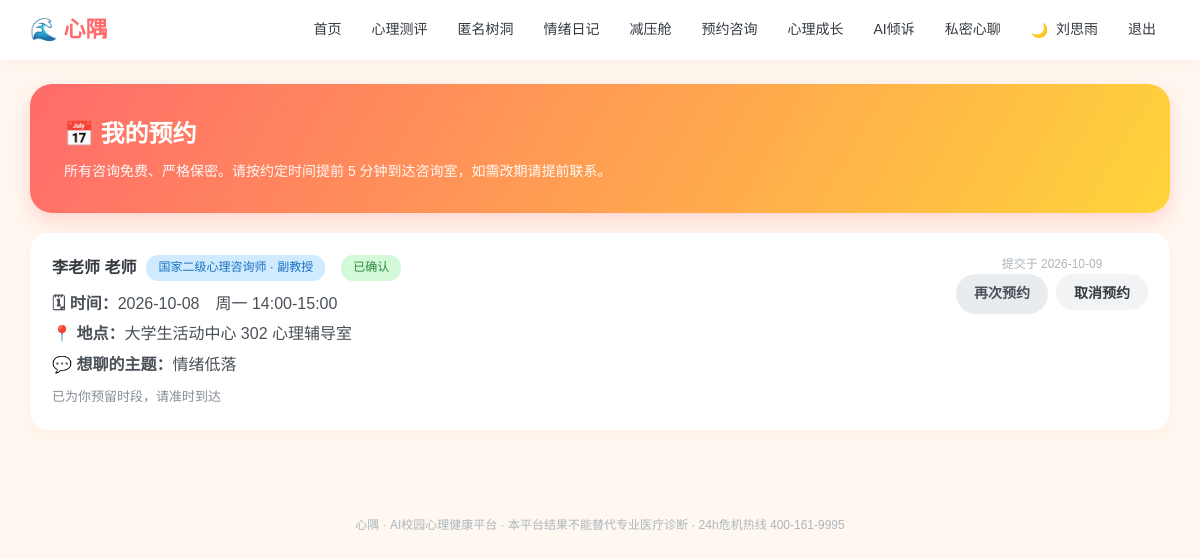
Page /my_booking (signed in) on the earlier database version.
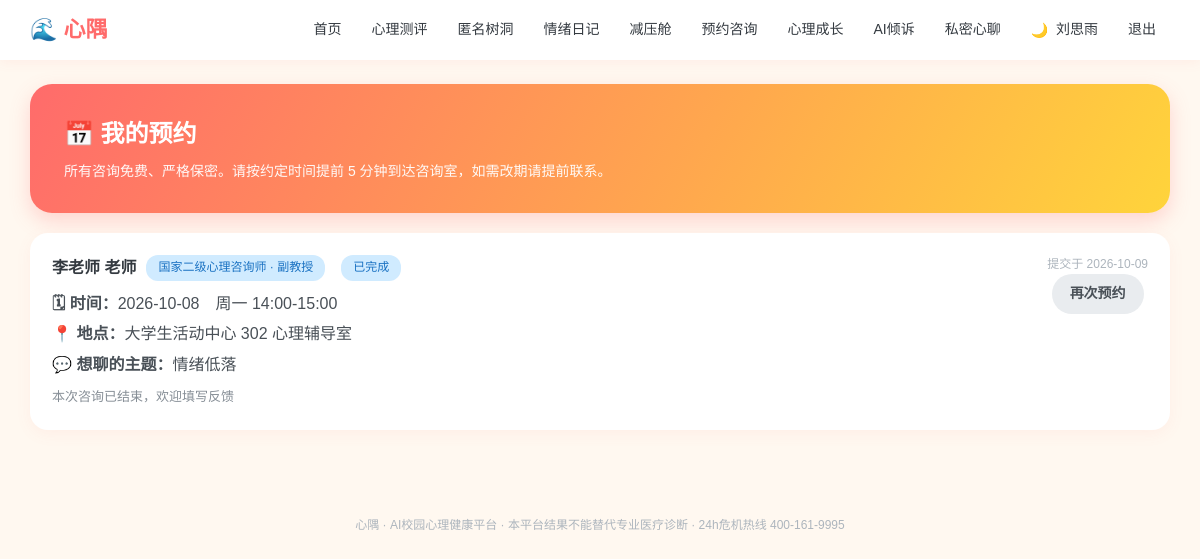
Same page on the later database version.
### models.py (models this page shows)
class Appointment(db.Model):
    __tablename__ = "appointments"
    id = db.Column(db.Integer, primary_key=True)
    counselor_id = db.Column(db.Integer, db.ForeignKey("users.id"))
    student_id = db.Column(db.Integer, db.ForeignKey("users.id"))
    date = db.Column(db.String(16))
    time_slot = db.Column(db.String(32))
    topic = db.Column(db.String(256), default="")
    status = db.Column(db.String(16), default="pending")  #pending/confirmed/done/cancelled
    created_at = db.Column(db.DateTime, default=datetime.now)

### app.py (the view)
@app.route("/my_booking")
@login_required()
def my_booking(u):
    rows = Appointment.query.filter_by(student_id=u.id).order_by(Appointment.created_at.desc()).all()
    counselors = User.query.filter(User.role == "counselor").all()
    cinfo = {}
    for c in counselors:
        co = Counselor.query.filter_by(user_id=c.id).first()
        cinfo[c.id] = {"name": c.real_name or c.username,"location": (co.location if co else "") or "学校心理咨询中心","title": (co.title if co else "") or "心理咨询师"}
    return render_template("my_booking.html", u=u, rows=rows, cinfo=cinfo)

### app.py (called while the page is built)
def login_required(role=None):
    def decor(f):
        @wraps(f)
        def wrapper(*args,**kwargs):
            uid = session.get("uid")
            if not uid:
                return redirect(url_for("login", next=request.path))
            u = db.session.get(User, uid)
            if not u:
                session.clear()
                return redirect(url_for("login"))
            if not u.profile_completed and request.endpoint not in (
                    "profile", "logout", "static", "avatar_upload"):
                flash("首次登录请先完善你的基本信息", "warn")
                return redirect(url_for("profile"))
            if role and u.role != role:
                flash("该页面需要相应权限", "warn")
                return redirect(url_for("index"))
            return f(u, *args, **kwargs)
        return wrapper
    return decor

### templates/my_booking.html (shortened to what this page needs)
{% extends "base.html" %}
{% block body %}
<div class="hero-banner">
  <h1>📅 我的预约</h1>
  <p>所有咨询免费、严格保密。请按约定时间提前 5 分钟到达咨询室，如需改期请提前联系。</p>
</div>
{% if rows %}
<div style="display:grid;gap:14px">
{% for r in rows %}
{% set info=cinfo.get(r.counselor_id,{}) %}
{% set sm={'pending':['待确认','tag-orange','咨询师尚未确认，请留意站内消息'],
           'confirmed':['已确认','tag-green','已为你预留时段，请准时到达'],
           'done':['已完成','tag-blue','本次咨询已结束，欢迎填写反馈'],
           'cancelled':['已取消','tag','预约已取消，可重新发起']} %}
  <div class="card" style="display:flex;justify-content:space-between;align-items:flex-start;gap:16px;flex-wrap:wrap">
    <div style="flex:1;min-width:260px">
      <div style="display:flex;align-items:center;gap:10px;flex-wrap:wrap">
        <h3 style="margin:0">{{ info.name }} 老师</h3>
        <span class="tag tag-blue">{{ info.title }}</span>
        <span class="tag {{ sm.get(r.status,['','tag',''])[1] }}">{{ sm.get(r.status,[r.status,'tag',''])[0] }}</span>
      </div>
      <p style="margin:10px 0 4px;color:#495057"><b>🗓 时间：</b>{{ r.date }}　{{ r.time_slot }}</p>
      <p style="margin:4px 0;color:#495057"><b>📍 地点：</b>{{ info.location }}</p>
      <p style="margin:4px 0;color:#495057"><b>💬 想聊的主题：</b>{{ r.topic or '（未填写）' }}</p>
      <p style="margin:8px 0 0;font-size:13px;color:#868e96">{{ sm.get(r.status,['','',''])[2] }}</p>
    </div>
    <div style="text-align:center">
      <p style="font-size:12px;color:#adb5bd">提交于 {{ r.created_at.strftime('%Y-%m-%d') }}</p>
      <div style="display:flex;gap:8px;justify-content:center;flex-wrap:wrap">
        <a class="btn" style="background:#e9ecef;color:#495057;padding:8px 18px" href="{{ url_for('booking') }}">再次预约</a>
        {% if r.status in ['pending','confirmed'] %}
        <form method="post" action="{{ url_for('my_booking_cancel', aid=r.id) }}"
              onsubmit="return confirm('确定取消这次预约吗？如需帮助可联系咨询师。')">
          <button class="btn btn-ghost" style="padding:8px 18px">取消预约</button>
        </form>
        {% endif %}
      </div>
    </div>
  </div>
{% endfor %}
</div>
{% endif %}
{% endblock %}

Differences in the rows shown:
changed Appointment "周一 14:00-15:00": status "已确认" → "已完成"; status "已为你预留时段，请准时到达" → "本次咨询已结束，欢迎填写反馈"; no longer shows "取消预约"
